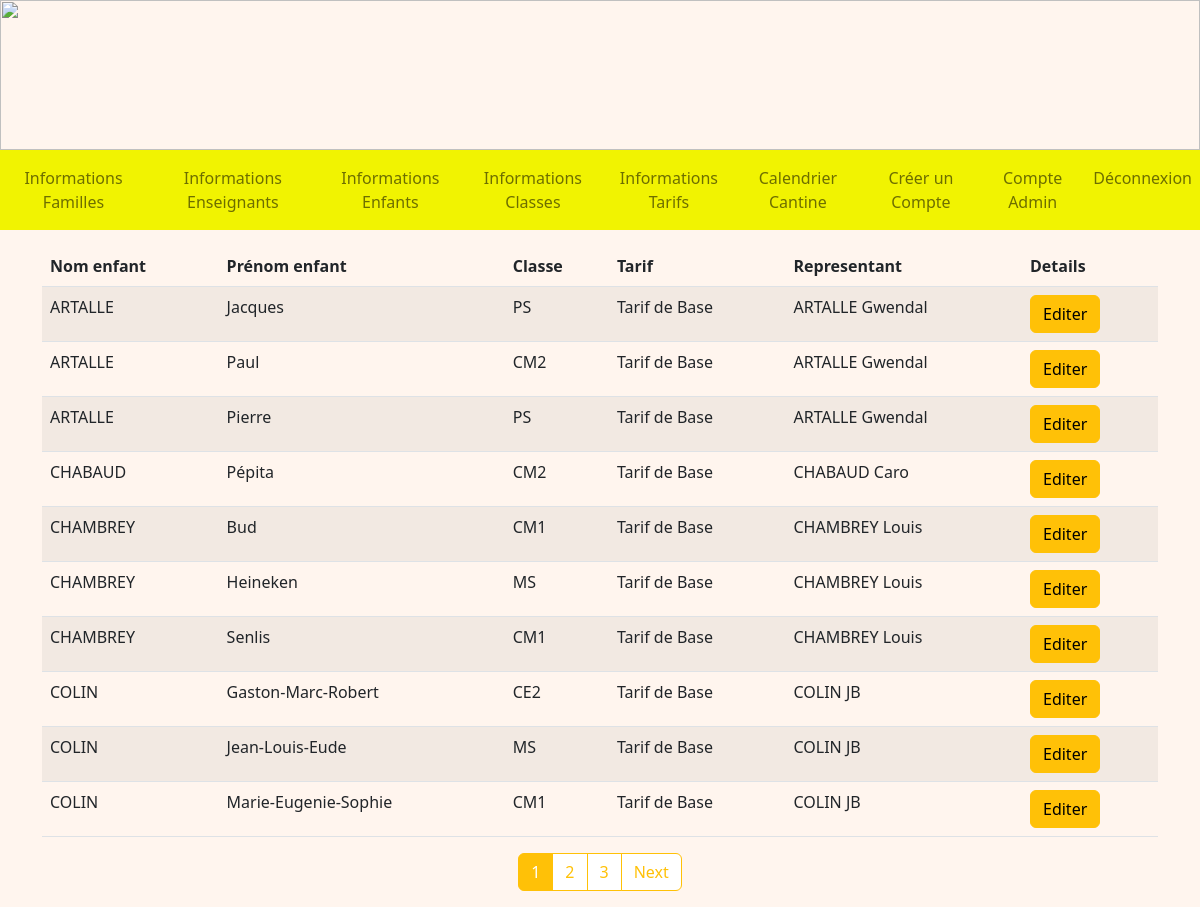
/infosEnfants (signed in), run on an earlier commit of the app's database.
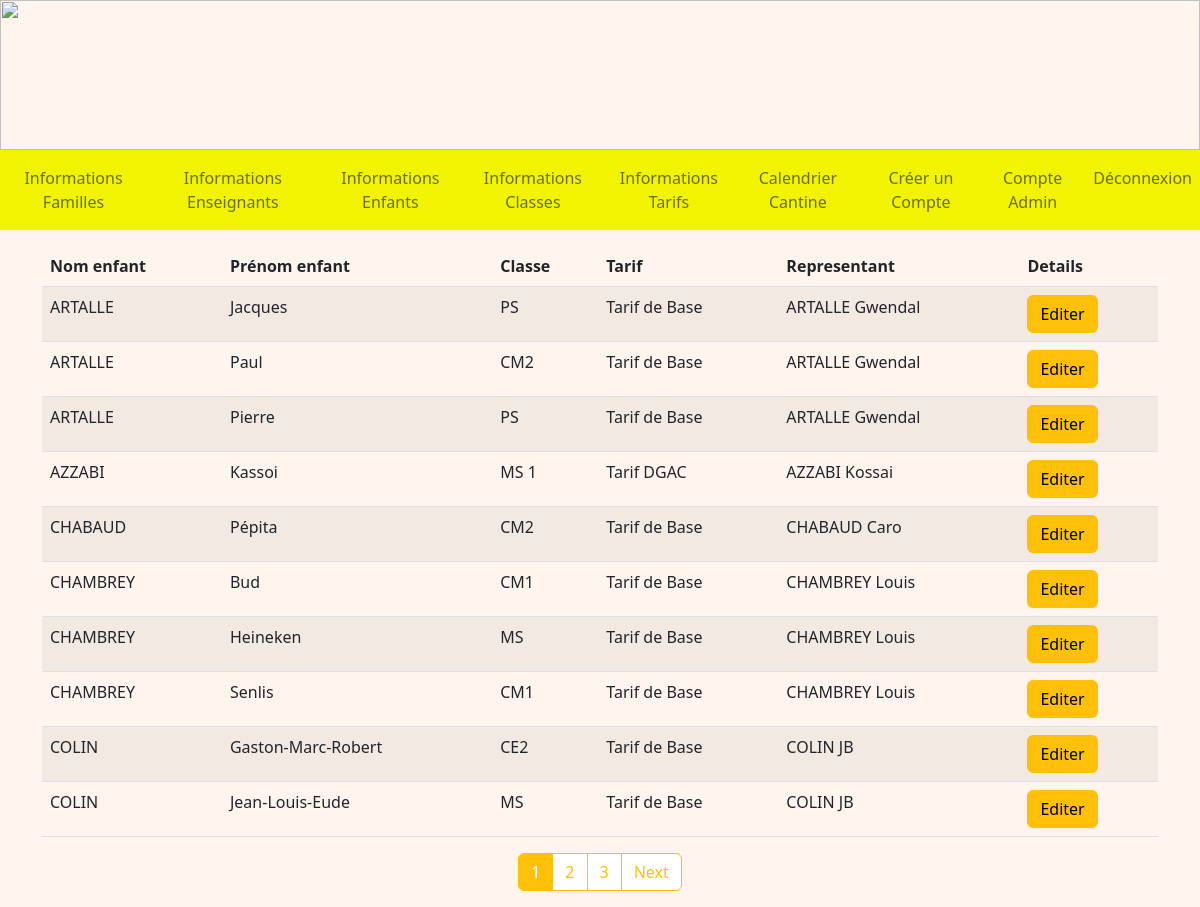
And on a later commit of the database.
### tables this page shows
CREATE TABLE Enfant (
  code_enfant integer primary key autoincrement,
  nom_enfant TEXT NOT NULL,
  prenom_enfant TEXT NOT NULL,
  code_tarif integer NOT NULL,
  code_classe integer NOT NULL,
  code_representant integer NOT NULL,
  code_formule integer NOT NULL,
  FOREIGN KEY (code_tarif) REFERENCES Tarif(code_tarif),
  FOREIGN KEY (code_classe) REFERENCES Classe(code_classe),
  FOREIGN KEY (code_representant) REFERENCES Representant(code_representant)
  FOREIGN KEY (code_formule) REFERENCES Formule(code_formule)
);

CREATE TABLE Classe (
  code_classe integer primary key autoincrement,
  nom_classe TEXT NOT NULL,
  code_type integer NOT NULL,
  FOREIGN KEY(code_type) REFERENCES TypeDeClasse(code_type)
);

CREATE TABLE Tarif (
  code_tarif integer primary key autoincrement,
  nom_tarif TEXT NOT NULL,
  tarif float NOT NULL
);

CREATE TABLE Representant (
  code_representant integer primary key autoincrement,
  nom_representant TEXT NOT NULL,
  prenom_representant TEXT NOT NULL,
  telephone TEXT,
  email TEXT,
  identifiant TEXT NOT NULL,
  FOREIGN KEY (identifiant) REFERENCES Compte(identifiant)
);

### admin.py (the view)
@app.route('/infosEnfants', methods = ["GET"])
@login_required
def infosEnfants():
    db = get_db()
    cur = db.cursor()
    user = cur.execute("SELECT type_compte FROM Compte WHERE identifiant = ?", (flask_login.current_user.name, )).fetchone()
    if user[0] == 'Admin':
        page_size = 10
        page = int(request.args.get('page', '1'))
        enfants = cur.execute("SELECT E.nom_enfant, E.prenom_enfant, C.nom_classe, T.nom_tarif, R.nom_representant, R.prenom_representant, E.code_enfant FROM Enfant AS E "
        "INNER JOIN Classe AS C ON E.code_classe = C.code_classe INNER JOIN Tarif AS T ON T.code_tarif = E.code_tarif "
        "INNER JOIN Representant AS R ON R.code_representant = E.code_representant ORDER BY E.nom_enfant, E.prenom_enfant").fetchall()
        page_total = int(len(enfants)/page_size) + 1
        return render_template('A_infosEnfants.html', enfants=enfants[((page-1) * page_size) : (page * page_size)], list_of_page = range(1, page_total + 1), page_total = page_total, page = page)
    if user[0] == 'Enseignant':
        return redirect(url_for('accueilEnseignant'))
    return redirect(url_for('accueil'))

### main.py (called while the page is built)
@login_manager.user_loader
def load_user(user_id):
    db = get_db()
    cur = db.cursor()
    user = cur.execute('SELECT identifiant, mot_de_passe FROM Compte WHERE identifiant=?', (user_id, )).fetchone()
    return User(user[0], user[1])

def get_db():
    if 'db' not in g:
        g.db = sqlite3.connect(DATABASE)
    return g.db

@app.teardown_appcontext
def close_connection(exception):
    db = g.pop('db', None)
    if db is not None:
        db.close()

### templates/A_infosEnfants.html (shortened to what this page needs)
<!DOCTYPE html>
<html>
<head>
    {% extends "A_layout.html" %}
    {% block content %}
    <div class="container mt-3">
        <table class="table table-striped">
            <thead>
                <tr>
                    <th scope="col">Nom enfant</th>
                    <th scope="col">Prénom enfant</th>
                    <th scope="col">Classe</th>
                    <th scope="col">Tarif</th>
                    <th scope="col">Representant</th>
                    <th scope="col">Details</th>
                </tr>
            </thead>
            <tbody>
                {% for enfant in enfants %}
                <tr>
                    <td>{{ enfant[0] }}</td>
                    <td>{{ enfant[1] }}</td>
                    <td>{{ enfant[2] }}</td>
                    <td>{{ enfant[3] }}</td>
                    <td>{{ enfant[4] }} {{ enfant[5] }}</td>
                    <td>
                        <a href="/detailsEnfant/{{ enfant[6] }}" class="btn btn-warning">Editer</a>
                    </td>
                </tr>
                {% endfor %}
            </tbody>
        </table>
        <nav aria-label="Page navigation">
            <ul class="pagination justify-content-center">
                {% for page_number in list_of_page %}
                {% if page_number == page %}
                <li class="page-item active">
                    <a class="page-link link-warning mb-3" href="/infosEnfants?page={{ page_number }}">{{ page_number }}</a>
                </li>
                {% else %}
                <li class="page-item">
                    <a class="page-link link-warning mb-3" href="/infosEnfants?page={{ page_number }}">{{ page_number }}</a>
                </li>
                {% endif %}
                {% endfor %}
                {% if page < page_total %}
                <li class="page-item">
                    <a class="page-link link-warning mb-3" href="/infosEnfants?page={{ page + 1 }}">Next</a>
                </li>
                {% endif %}
            </ul>
        </nav>
    </div>
    {% endblock %}

### templates/A_layout.html (shortened to what this page needs)
<!DOCTYPE html>
<html lang="fr">
<head>
    <link href="https://cdn.jsdelivr.net/npm/bootstrap@5.2.0-beta1/dist/css/bootstrap.min.css" rel="stylesheet"
>
    <link rel="stylesheet" href="/static/css/main.css">
</head>
<body>
    <img style="width: 100%; height: 150px;"
        src="https://www.logarric.com/wp-content/uploads/2014/06/calendreta-lo-garric3.png" alt="">
    <nav class="navbar navbar-expand-lg nav-fill navbar-light" style="background-color: #f1f301;">
        <div class="collapse navbar-collapse" id="navbarNavDropdown">
            <ul class="navbar-nav">
                <li class="nav-item float-right">
                    <a class="nav-link" btn-outline-success href="/infosFamilles">Informations Familles</a>
                </li>
                <li class="nav-item float-right">
                    <a class="nav-link" btn-outline-success href="/infosEnseignants">Informations Enseignants</a>
                </li>
                <li class="nav-item float-right">
                    <a class="nav-link" btn-outline-success href="/infosEnfants">Informations Enfants</a>
                </li>
                <li class="nav-item float-right">
                    <a class="nav-link" btn-outline-success href="/infosClasses">Informations Classes</a>
                </li>
                <li class="nav-item float-right">
                    <a class="nav-link" btn-outline-success href="/infosTarifs">Informations Tarifs</a>
                </li>
                <li class="nav-item float-right">
                    <a class="nav-link" btn-outline-success href="/calendrier">Calendrier Cantine</a>
                </li>
                <li class="nav-item float-right">
                    <a class="nav-link" btn-outline-success href="/comptes">Créer un Compte</a>
                </li>
                <li class="nav-item float-right">
                    <a class="nav-link" btn-outline-success href="/accueilAdmin">Compte Admin</a>
                </li>
                <li class="nav-item float-right">
                    <a class="nav-link" btn-outline-success href="/deconnexion">Déconnexion</a>
                </li>
            </ul>
        </div>
    </nav>
    {% block content %}
    {% endblock %}
</html>

### static/css/main.css (style rules this page uses)
body { background-repeat: no-repeat; background-color:rgb(265,245,238); height: 110px; margin: 0px; }
.page-item.active .page-link { color: #fff !important; background: #ffc107 !important; }
.page-item:last-child, .page-item:first-child, .page-link { border-color : #ffc107 !important; }

What changed in the data, as far as the page shows it:
no longer on this page (row unchanged): Enfant: nom_enfant "COLIN", prenom_enfant "Marie-Eugenie-Sophie", nom_classe "CM1", nom_tarif "Tarif de Base", nom_representant "COLIN", prenom_representant "JB"
added Enfant: nom_enfant "AZZABI", prenom_enfant "Kassoi", nom_classe "MS 1", nom_tarif "Tarif DGAC", nom_representant "AZZABI", prenom_representant "Kossai"
